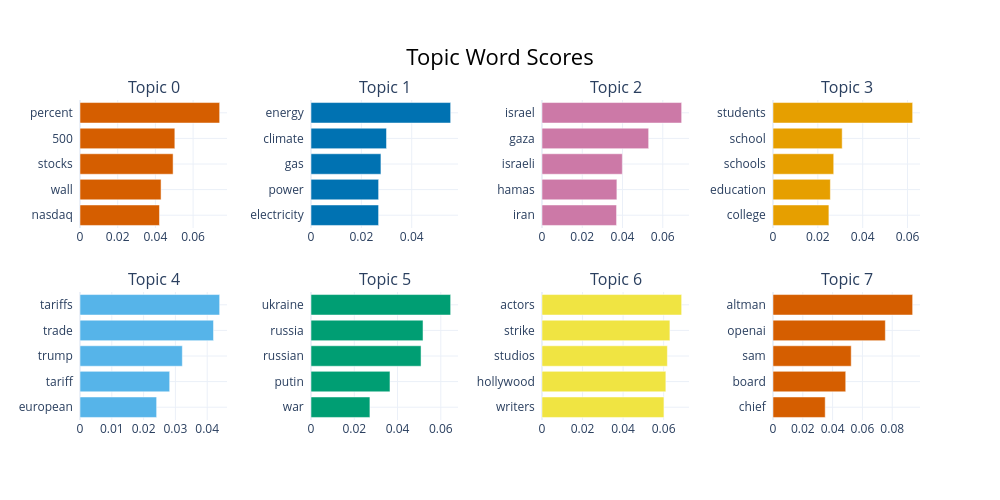

Here is the notebook cell this chart was saved with:
### Code cell
topic_model.visualize_barchart()

### Figure 1 — Plotly figure (JSON) as saved in the notebook; plotly's stock layout.template omitted (floating-point values rounded to 4 significant figures)
{"data": [{"marker": {"color": "#D55E00"}, "orientation": "h", "type": "bar", "x": [0.04216, 0.043, 0.04939, 0.05032, 0.07409], "xaxis": "x", "y": ["nasdaq  ", "wall  ", "stocks  ", "500  ", "percent  "], "yaxis": "y"}, {"marker": {"color": "#0072B2"}, "orientation": "h", "type": "bar", "x": [0.02684, 0.02685, 0.02777, 0.02998, 0.05546], "xaxis": "x2", "y": ["electricity  ", "power  ", "gas  ", "climate  ", "energy  "], "yaxis": "y2"}, {"marker": {"color": "#CC79A7"}, "orientation": "h", "type": "bar", "x": [0.03705, 0.03721, 0.03991, 0.053, 0.06939], "xaxis": "x3", "y": ["iran  ", "hamas  ", "israeli  ", "gaza  ", "israel  "], "yaxis": "y3"}, {"marker": {"color": "#E69F00"}, "orientation": "h", "type": "bar", "x": [0.02493, 0.02558, 0.02708, 0.03085, 0.06228], "xaxis": "x4", "y": ["college  ", "education  ", "schools  ", "school  ", "students  "], "yaxis": "y4"}, {"marker": {"color": "#56B4E9"}, "orientation": "h", "type": "bar", "x": [0.0241, 0.0282, 0.03218, 0.04198, 0.04391], "xaxis": "x5", "y": ["european  ", "tariff  ", "trump  ", "trade  ", "tariffs  "], "yaxis": "y5"}, {"marker": {"color": "#009E73"}, "orientation": "h", "type": "bar", "x": [0.02723, 0.0365, 0.05087, 0.05178, 0.06455], "xaxis": "x6", "y": ["war  ", "putin  ", "russian  ", "russia  ", "ukraine  "], "yaxis": "y6"}, {"marker": {"color": "#F0E442"}, "orientation": "h", "type": "bar", "x": [0.06015, 0.06109, 0.06184, 0.06309, 0.06889], "xaxis": "x7", "y": ["writers  ", "hollywood  ", "studios  ", "strike  ", "actors  "], "yaxis": "y7"}, {"marker": {"color": "#D55E00"}, "orientation": "h", "type": "bar", "x": [0.03504, 0.0488, 0.05249, 0.07539, 0.09371], "xaxis": "x8", "y": ["chief  ", "board  ", "sam  ", "openai  ", "altman  "], "yaxis": "y8"}], "layout": {"annotations": [{"font": {"size": 16}, "showarrow": false, "text": "Topic 0", "x": 0.0875, "xanchor": "center", "xref": "paper", "y": 1, "yanchor": "bottom", "yref": "paper"}, {"font": {"size": 16}, "showarrow": false, "text": "Topic 1", "x": 0.3625, "xanchor": "center", "xref": "paper", "y": 1, "yanchor": "bottom", "yref": "paper"}, {"font": {"size": 16}, "showarrow": false, "text": "Topic 2", "x": 0.6375, "xanchor": "center", "xref": "paper", "y": 1, "yanchor": "bottom", "yref": "paper"}, {"font": {"size": 16}, "showarrow": false, "text": "Topic 3", "x": 0.9125, "xanchor": "center", "xref": "paper", "y": 1, "yanchor": "bottom", "yref": "paper"}, {"font": {"size": 16}, "showarrow": false, "text": "Topic 4", "x": 0.0875, "xanchor": "center", "xref": "paper", "y": 0.4, "yanchor": "bottom", "yref": "paper"}, {"font": {"size": 16}, "showarrow": false, "text": "Topic 5", "x": 0.3625, "xanchor": "center", "xref": "paper", "y": 0.4, "yanchor": "bottom", "yref": "paper"}, {"font": {"size": 16}, "showarrow": false, "text": "Topic 6", "x": 0.6375, "xanchor": "center", "xref": "paper", "y": 0.4, "yanchor": "bottom", "yref": "paper"}, {"font": {"size": 16}, "showarrow": false, "text": "Topic 7", "x": 0.9125, "xanchor": "center", "xref": "paper", "y": 0.4, "yanchor": "bottom", "yref": "paper"}], "height": 500, "hoverlabel": {"bgcolor": "white", "font": {"family": "Rockwell", "size": 16}}, "showlegend": false, "title": {"font": {"color": "Black", "size": 22}, "text": "Topic Word Scores", "x": 0.5, "xanchor": "center", "yanchor": "top"}, "width": 1000, "xaxis": {"anchor": "y", "domain": [0, 0.175], "showgrid": true}, "xaxis2": {"anchor": "y2", "domain": [0.275, 0.45], "showgrid": true}, "xaxis3": {"anchor": "y3", "domain": [0.55, 0.725], "showgrid": true}, "xaxis4": {"anchor": "y4", "domain": [0.825, 1], "showgrid": true}, "xaxis5": {"anchor": "y5", "domain": [0, 0.175], "showgrid": true}, "xaxis6": {"anchor": "y6", "domain": [0.275, 0.45], "showgrid": true}, "xaxis7": {"anchor": "y7", "domain": [0.55, 0.725], "showgrid": true}, "xaxis8": {"anchor": "y8", "domain": [0.825, 1], "showgrid": true}, "yaxis": {"anchor": "x", "domain": [0.6, 1], "showgrid": true}, "yaxis2": {"anchor": "x2", "domain": [0.6, 1], "showgrid": true}, "yaxis3": {"anchor": "x3", "domain": [0.6, 1], "showgrid": true}, "yaxis4": {"anchor": "x4", "domain": [0.6, 1], "showgrid": true}, "yaxis5": {"anchor": "x5", "domain": [0, 0.4], "showgrid": true}, "yaxis6": {"anchor": "x6", "domain": [0, 0.4], "showgrid": true}, "yaxis7": {"anchor": "x7", "domain": [0, 0.4], "showgrid": true}, "yaxis8": {"anchor": "x8", "domain": [0, 0.4], "showgrid": true}}}
